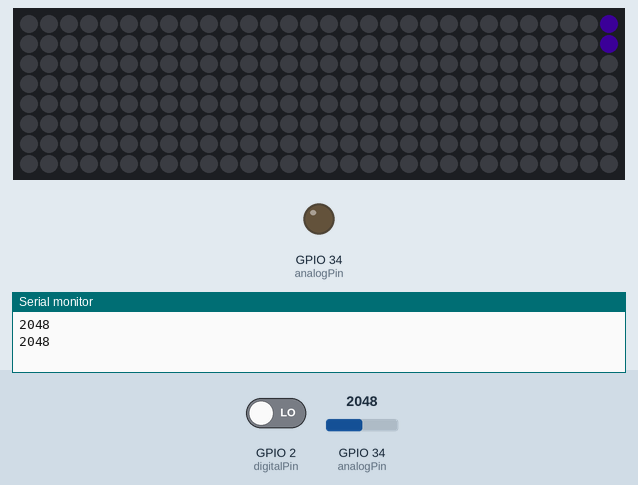
Recording of a sketch running on a simulated ESP32. Parts: 30×8 RGB LED matrix (first LED top left, wired row by row), output pins drawn as LEDs (lit = HIGH), the last lines printed to the serial monitor. The inputs (shaded band) are chosen by the test bench; at power-on: GPIO 2 (digitalPin) LOW, GPIO 34 (analogPin) = 2048. Dim RGB values are drawn brighter than linear.

Above: at 0.67 s.
At 3.75 s:
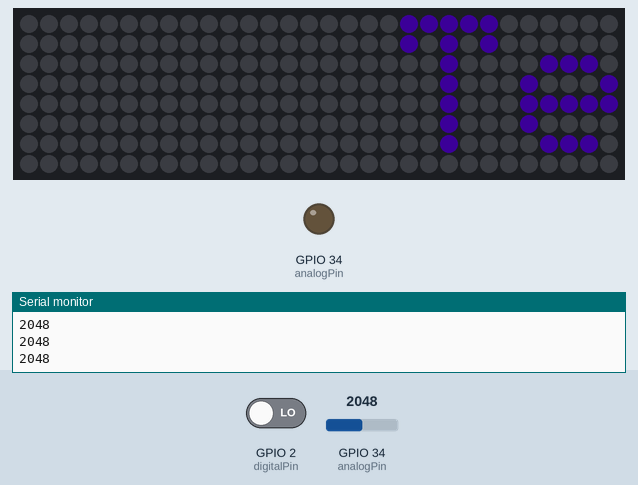
At 6.84 s:
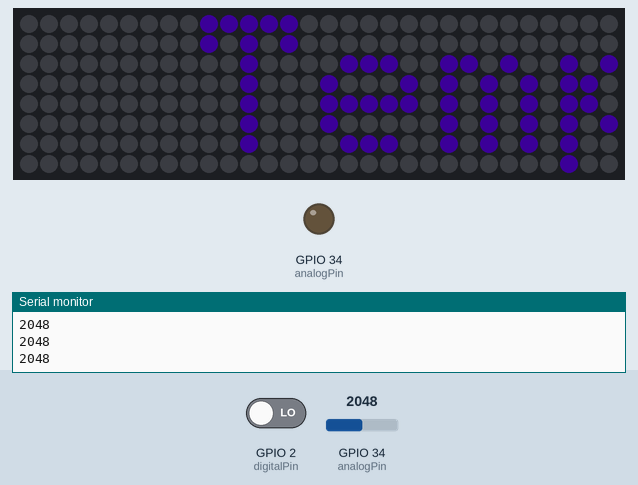
At 13.01 s:
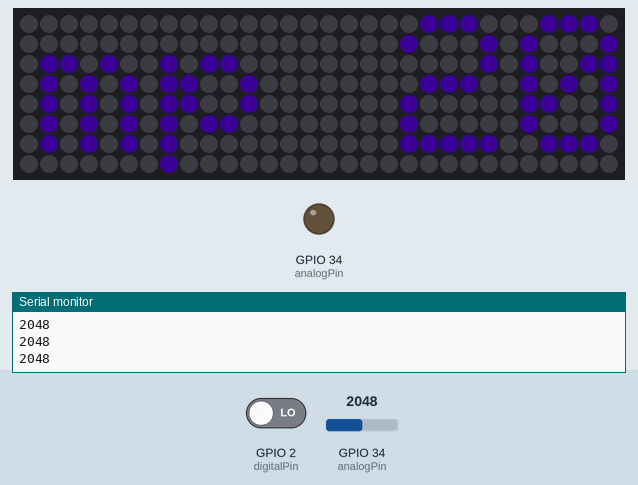
At 19.18 s:
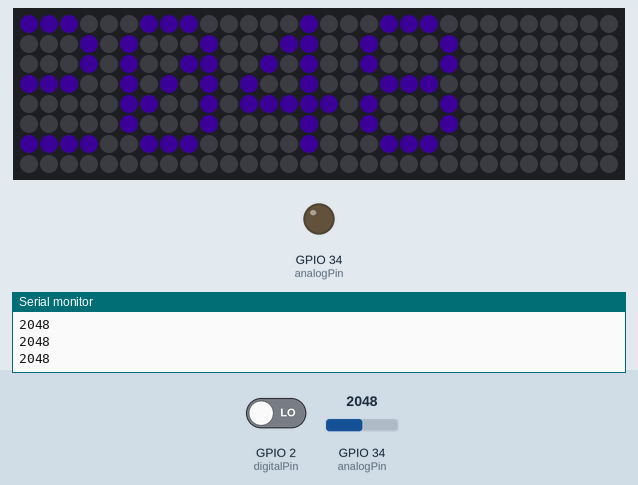
At 25.66 s:
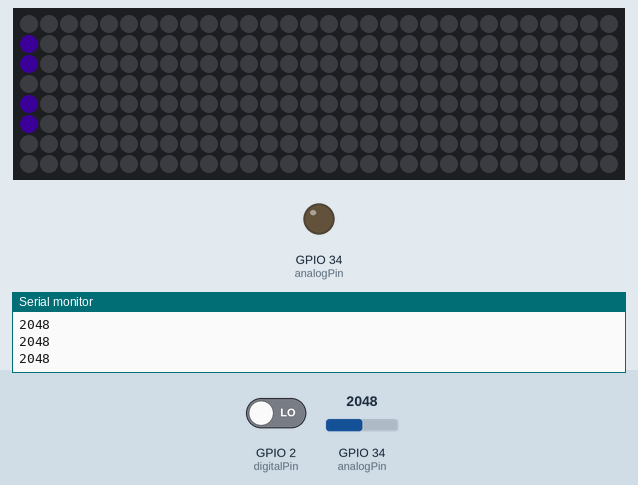

The sketch:

12_Sensor__Digital_Temp__y__NeoMatrix__-__Sandra_Gonzalez_.ino
```cpp
#include <Adafruit_NeoPixel.h>
#include <Adafruit_NeoMatrix.h>
#include <Adafruit_GFX.h>

#define PIN 13

int digitalPin = 2; // KY-028 digital interface
int analogPin = 34; // KY-028 analog interface
int digitalVal; // Digital readings
int analogVal;  // Analog readings

Adafruit_NeoMatrix matrix = Adafruit_NeoMatrix(10, 8, 3, 1, PIN,
  NEO_TILE_TOP   + NEO_TILE_LEFT   + NEO_TILE_COLUMNS   + NEO_TILE_PROGRESSIVE +
  NEO_MATRIX_TOP + NEO_MATRIX_LEFT + NEO_MATRIX_COLUMNS + NEO_MATRIX_ZIGZAG,
  NEO_GRB + NEO_KHZ800);

const uint16_t colors[] = {matrix.Color(136, 17, 205), matrix.Color(0, 255, 0), matrix.Color(0, 0, 255)};

void setup() {
  // Put your setup code here, to run once:
  Serial.begin(115200);
  matrix.begin();
  matrix.setTextWrap(false);
  matrix.setBrightness(40);
  matrix.setTextColor(colors[0]);

  pinMode(digitalPin, INPUT); // Sensor
  pinMode(analogPin, OUTPUT);
}

int x = matrix.width();
int pass = 0;

void loop() {
  // Put your main code here, to run repeatedly:
  digitalVal = digitalRead(digitalPin);
  analogVal = analogRead(analogPin);

  delay(200);

  matrix.fillScreen(0);
  matrix.setCursor(x, 0);
  matrix.print("Temp");
  matrix.print(" ");
  matrix.print(analogVal);

  if(--x < -100) {
    x = matrix.width();
    if(++pass >= 1) pass = 0;
    matrix.setTextColor(colors[pass]);
  }

  matrix.show();
  delay(100);
  Serial.println(analogVal);
}
```
